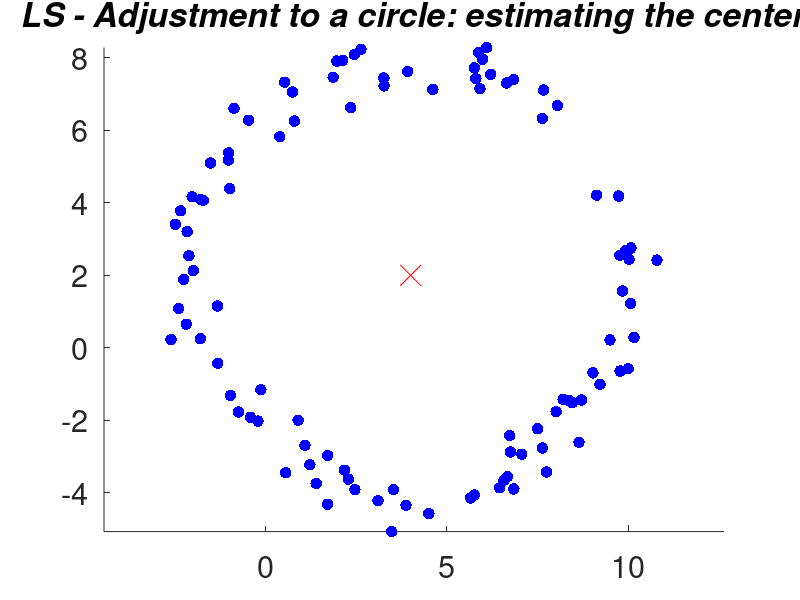

Here is the MATLAB script that generated this plot:
clear all
close all
clc

load dat3_2;
figure()
hold on
plot(xy(:,1),xy(:,2),'.b','MarkerSize',25)
plot(4,2,'xr','MarkerSize',15)
hold off
set(gca,'FontSize',22)
title('LS - Adjustment to a circle: estimating the center', ...
    'FontAngle', 'italic', 'FontWeight', 'bold')
axis equal